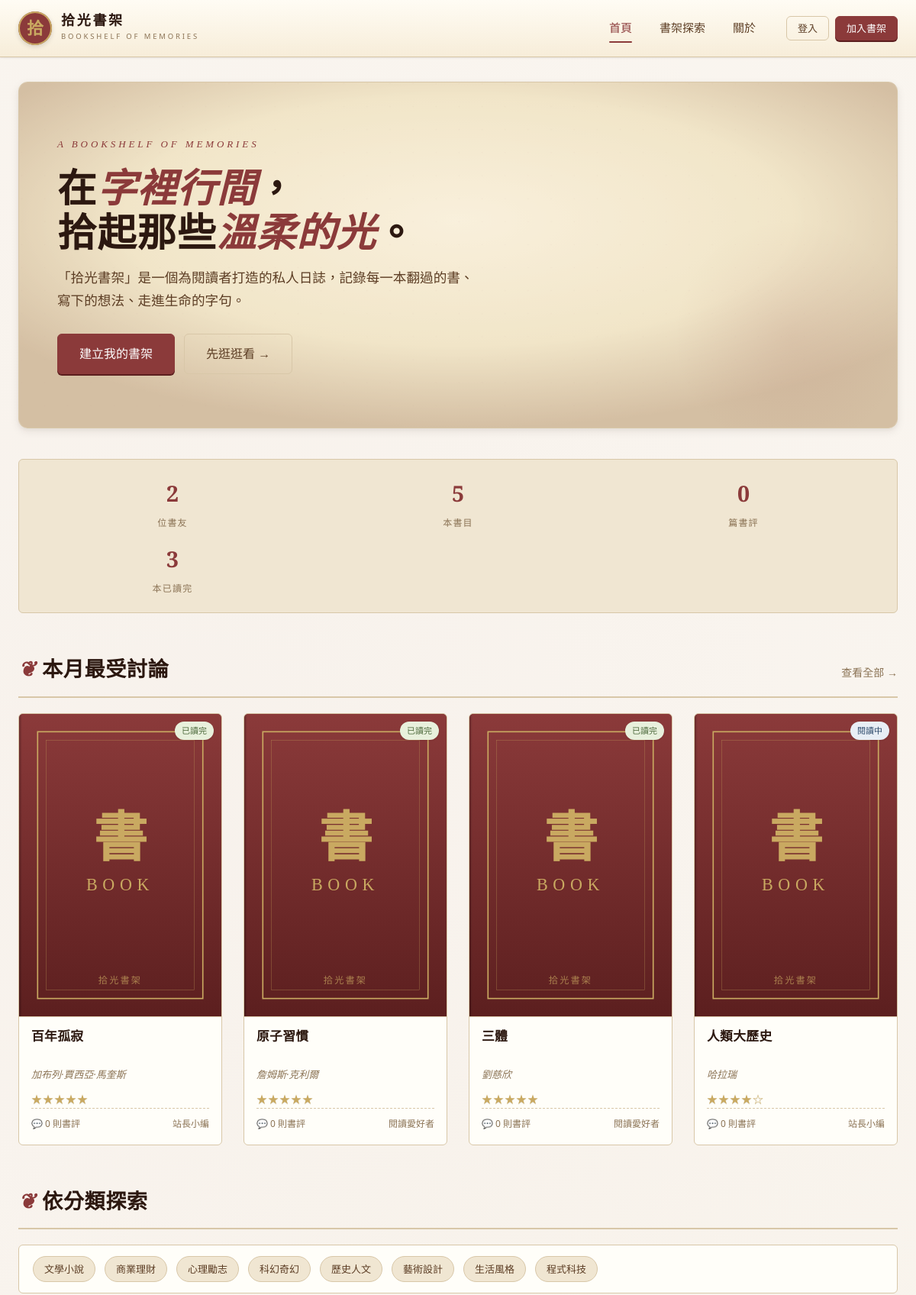
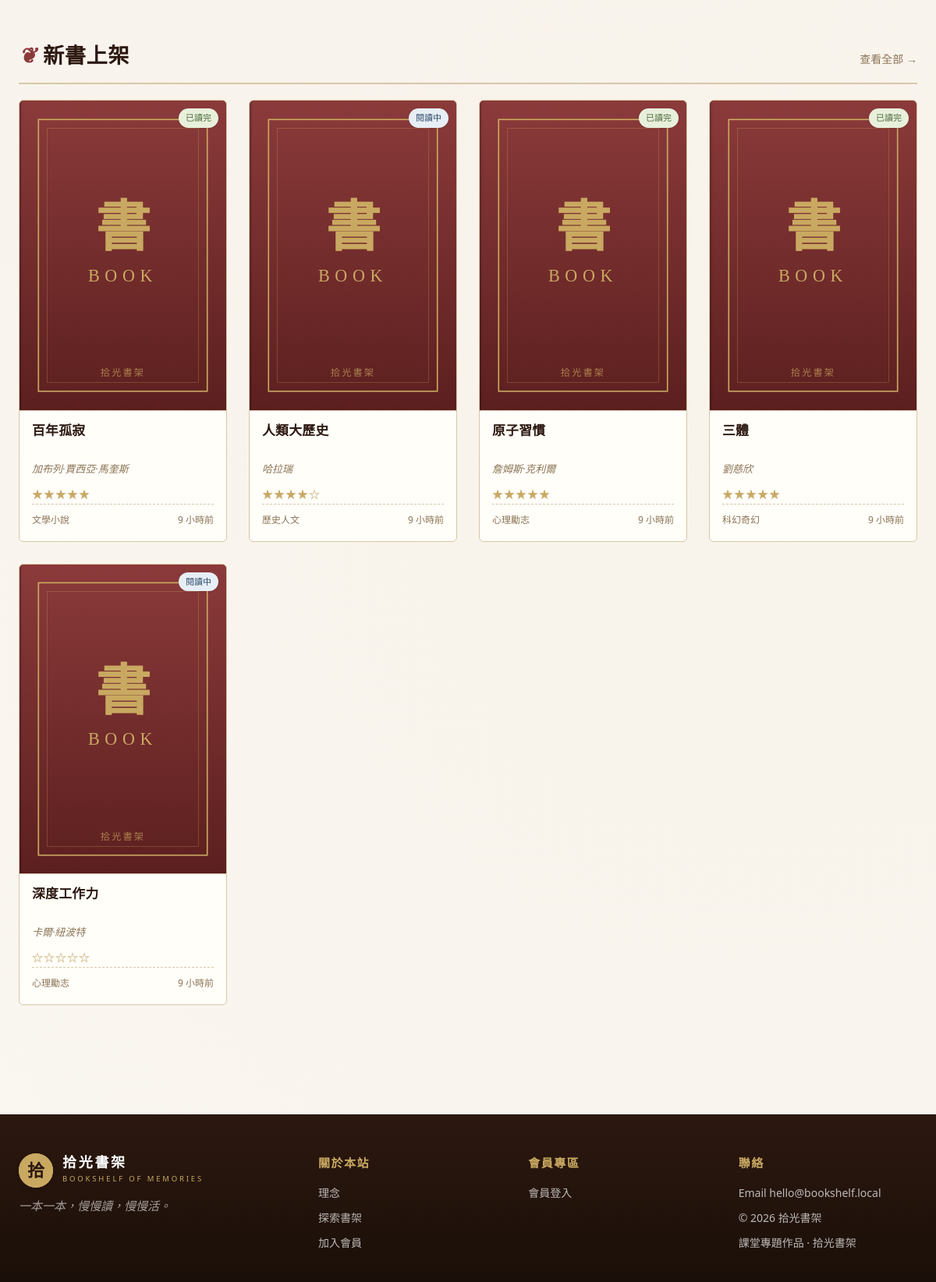
The page / on the database its author committed (2 pictures, top to bottom).
### tables this page shows
CREATE TABLE books (
    id            INT AUTO_INCREMENT PRIMARY KEY,
    user_id       INT          NOT NULL,
    title         VARCHAR(200) NOT NULL,
    author        VARCHAR(120) NOT NULL,
    isbn          VARCHAR(20)  DEFAULT NULL,
    cover_image   VARCHAR(255) DEFAULT NULL,
    description   TEXT         DEFAULT NULL,
    category_id   INT          DEFAULT NULL,
    status        ENUM('want','reading','finished') NOT NULL DEFAULT 'want',
    rating        TINYINT      DEFAULT NULL,         
    page_count    INT          DEFAULT NULL,
    published_year INT         DEFAULT NULL,
    publisher     VARCHAR(120) DEFAULT NULL,
    created_at    DATETIME     NOT NULL DEFAULT CURRENT_TIMESTAMP,
    updated_at    DATETIME     NOT NULL DEFAULT CURRENT_TIMESTAMP ON UPDATE CURRENT_TIMESTAMP,
    FOREIGN KEY (user_id)     REFERENCES users(id)      ON DELETE CASCADE,
    FOREIGN KEY (category_id) REFERENCES categories(id) ON DELETE SET NULL
);

CREATE TABLE users (
    id            INT AUTO_INCREMENT PRIMARY KEY,
    username      VARCHAR(50)  NOT NULL UNIQUE,
    email         VARCHAR(120) NOT NULL UNIQUE,
    password_hash VARCHAR(255) NOT NULL,
    display_name  VARCHAR(80)  NOT NULL,
    avatar        VARCHAR(255) DEFAULT NULL,
    bio           TEXT         DEFAULT NULL,
    role          ENUM('user','admin') NOT NULL DEFAULT 'user',
    status        ENUM('active','banned') NOT NULL DEFAULT 'active',
    created_at    DATETIME     NOT NULL DEFAULT CURRENT_TIMESTAMP
);

CREATE TABLE categories (
    id   INT AUTO_INCREMENT PRIMARY KEY,
    name VARCHAR(50) NOT NULL UNIQUE,
    slug VARCHAR(50) NOT NULL UNIQUE
);

### includes/db.php (called while the page is built, shortened)
<?php
function db(): PDO
{
    static $pdo = null;
    if ($pdo === null) {
        $dsn = sprintf('mysql:host=%s;dbname=%s;charset=%s', DB_HOST, DB_NAME, DB_CHARSET);
        try {
            $pdo = new PDO($dsn, DB_USER, DB_PASS, [
                PDO::ATTR_ERRMODE            => PDO::ERRMODE_EXCEPTION,
                PDO::ATTR_DEFAULT_FETCH_MODE => PDO::FETCH_ASSOC,
                PDO::ATTR_EMULATE_PREPARES   => false,
            ]);
        } catch (PDOException $e) {
            http_response_code(500);
            die('<h2>資料庫連線失敗</h2><pre>' . htmlspecialchars($e->getMessage()) . '</pre>');
        }
    }
    return $pdo;
}

### index.php (the view, shortened to what this page needs)
<?php
require_once __DIR__ . '/includes/functions.php';
$stats = db()->query("
    SELECT
        (SELECT COUNT(*) FROM users)             AS users,
        (SELECT COUNT(*) FROM books)             AS books,
        (SELECT COUNT(*) FROM reviews)           AS reviews,
        (SELECT COUNT(*) FROM books WHERE status='finished') AS finished
")->fetch();
$latest = db()->query("
    SELECT b.*, u.display_name, c.name AS cat_name
      FROM books b
      JOIN users u      ON u.id = b.user_id
 LEFT JOIN categories c ON c.id = b.category_id
  ORDER BY b.created_at DESC
     LIMIT 8
")->fetchAll();
$popular = db()->query("
    SELECT b.*, u.display_name, COUNT(r.id) AS rcnt
      FROM books b
      JOIN users u      ON u.id = b.user_id
 LEFT JOIN reviews r    ON r.book_id = b.id
  GROUP BY b.id
  ORDER BY rcnt DESC, b.rating DESC
     LIMIT 4
")->fetchAll();
$cats = db()->query("SELECT * FROM categories ORDER BY id LIMIT 8")->fetchAll();
require_once __DIR__ . '/includes/header.php';
?>
<section class="hero">
  <div class="hero-eyebrow">A BOOKSHELF OF MEMORIES</div>
  <h1>在<span class="accent">字裡行間</span>，<br>拾起那些<span class="accent">溫柔的光</span>。</h1>
  <p>「拾光書架」是一個為閱讀者打造的私人日誌，記錄每一本翻過的書、寫下的想法、走進生命的字句。</p>
  <div class="hero-actions">
    <?php if (!is_logged_in()): ?>
      <a href="register.php" class="btn btn-primary btn-lg">建立我的書架</a>
      <a href="bookshelf.php" class="btn btn-ghost btn-lg">先逛逛看 →</a>
    <?php else: ?>
      <a href="my_shelf.php" class="btn btn-primary btn-lg">回到我的書架</a>
      <a href="add_book.php" class="btn btn-gold btn-lg">＋ 新增一本書</a>
    <?php endif; ?>
  </div>
</section>
<div class="book-stat-grid" style="margin-bottom:50px;">
  <div class="book-stat"><span class="num"><?= (int)$stats['users'] ?></span><span class="lbl">位書友</span></div>
  <div class="book-stat"><span class="num"><?= (int)$stats['books'] ?></span><span class="lbl">本書目</span></div>
  <div class="book-stat"><span class="num"><?= (int)$stats['reviews'] ?></span><span class="lbl">篇書評</span></div>
  <div class="book-stat"><span class="num"><?= (int)$stats['finished'] ?></span><span class="lbl">本已讀完</span></div>
</div>
<div class="section-title">
  <h2>本月最受討論</h2>
  <a href="bookshelf.php?sort=popular" class="more">查看全部 →</a>
</div>
<div class="book-grid" style="margin-bottom:50px;">
  <?php foreach ($popular as $b): ?>
    <article class="book-card">
      <a href="book_detail.php?id=<?= (int)$b['id'] ?>" class="book-cover">
        <span class="book-status <?= e($b['status']) ?>"><?= e(status_label($b['status'])) ?></span>
        <?php if ($b['cover_image']): ?>
          <img src="<?= e($b['cover_image']) ?>" alt="<?= e($b['title']) ?>">
        <?php else: ?>
          <img src="assets/images/default_cover.svg" alt="預設封面">
        <?php endif; ?>
      </a>
      <div class="book-body">
        <h3 class="book-title"><a href="book_detail.php?id=<?= (int)$b['id'] ?>"><?= e($b['title']) ?></a></h3>
        <p class="book-author"><?= e($b['author']) ?></p>
        <?= render_stars($b['rating']) ?>
        <div class="book-meta">
          <span>💬 <?= (int)$b['rcnt'] ?> 則書評</span>
          <span><?= e($b['display_name']) ?></span>
        </div>
      </div>
    </article>
  <?php endforeach; ?>
</div>
<div class="section-title"><h2>依分類探索</h2></div>
<div class="filter-bar" style="margin-bottom:50px;">
  <?php foreach ($cats as $c): ?>
    <a href="bookshelf.php?cat=<?= (int)$c['id'] ?>" class="chip"><?= e($c['name']) ?></a>
  <?php endforeach; ?>
</div>
<div class="section-title">
  <h2>新書上架</h2>
  <a href="bookshelf.php" class="more">查看全部 →</a>
</div>
<?php if (!$latest): ?>
  <div class="empty">
    <div class="empty-icon">📖</div>
    <h3>書架上還沒有書</h3>
    <p>成為第一個擺放書本的人吧！</p>
    <?php if (is_logged_in()): ?>
      <a href="add_book.php" class="btn btn-primary mt-2">新增一本書</a>
    <?php endif; ?>
  </div>
<?php else: ?>
  <div class="book-grid">
    <?php foreach ($latest as $b): ?>
      <article class="book-card">
        <a href="book_detail.php?id=<?= (int)$b['id'] ?>" class="book-cover">
          <span class="book-status <?= e($b['status']) ?>"><?= e(status_label($b['status'])) ?></span>
          <?php if ($b['cover_image']): ?>
            <img src="<?= e($b['cover_image']) ?>" alt="<?= e($b['title']) ?>">
          <?php else: ?>
            <img src="assets/images/default_cover.svg" alt="預設封面">
          <?php endif; ?>
        </a>
        <div class="book-body">
          <h3 class="book-title"><a href="book_detail.php?id=<?= (int)$b['id'] ?>"><?= e($b['title']) ?></a></h3>
          <p class="book-author"><?= e($b['author']) ?></p>
          <?= render_stars($b['rating']) ?>
          <div class="book-meta">
            <span><?= e($b['cat_name'] ?? '未分類') ?></span>
            <span title="<?= e($b['created_at']) ?>"><?= e(time_ago($b['created_at'])) ?></span>
          </div>
        </div>
      </article>
    <?php endforeach; ?>
  </div>
<?php endif; ?>
<?php require_once __DIR__ . '/includes/footer.php'; ?>

### includes/header.php (shortened to what this page needs)
<?php
require_once __DIR__ . '/functions.php';
$current = basename($_SERVER['SCRIPT_NAME']);
?>
<!DOCTYPE html>
<html lang="zh-Hant">
<head>
<link rel="stylesheet" href="assets/css/style.css">
</head>
<body>
<header class="site-header">
  <div class="container header-inner">
    <a href="index.php" class="brand">
      <span class="brand-mark">拾</span>
      <span class="brand-text">
        <strong>拾光書架</strong>
        <small>BOOKSHELF OF MEMORIES</small>
      </span>
    </a>
    <nav class="site-nav" id="siteNav">
      <a href="index.php"      class="<?= $current==='index.php'?'active':'' ?>">首頁</a>
      <a href="bookshelf.php"  class="<?= $current==='bookshelf.php'?'active':'' ?>">書架探索</a>
      <a href="about.php"      class="<?= $current==='about.php'?'active':'' ?>">關於</a>
    </nav>
    <div class="user-area">
      <?php if ($u = current_user()): ?>
        <a href="profile.php" class="user-chip" title="我的檔案">
          <span class="avatar-sm" style="background-image:url('<?= e($u['avatar'] ?: 'assets/images/default_avatar.svg') ?>')"></span>
          <span class="user-name"><?= e($u['display_name']) ?></span>
          <?php if ($u['role']==='admin'): ?><span class="badge badge-admin">ADMIN</span><?php endif; ?>
        </a>
        <?php if (is_admin()): ?>
          <a href="admin/index.php" class="btn btn-ghost btn-sm">後台</a>
        <?php endif; ?>
        <a href="logout.php" class="btn btn-ghost btn-sm">登出</a>
      <?php else: ?>
        <a href="login.php" class="btn btn-ghost btn-sm">登入</a>
        <a href="register.php" class="btn btn-primary btn-sm">加入書架</a>
      <?php endif; ?>
    </div>
  </div>
</header>
<main class="site-main">
  <div class="container">

### includes/functions.php (shortened to what this page needs)
<?php
require_once __DIR__ . '/db.php';
function current_user(): ?array
{
    return $_SESSION['user'] ?? null;
}
function is_logged_in(): bool
{
    return !empty($_SESSION['user']);
}
function e(?string $s): string
{
    return htmlspecialchars($s ?? '', ENT_QUOTES, 'UTF-8');
}
function status_label(string $s): string
{
    return ['want'=>'想讀','reading'=>'閱讀中','finished'=>'已讀完'][$s] ?? $s;
}
function render_stars(?int $rating): string
{
    $rating = max(0, min(5, (int)$rating));
    $out = '<span class="stars" aria-label="' . $rating . ' 顆星">';
    for ($i = 1; $i <= 5; $i++) {
        $out .= $i <= $rating ? '★' : '☆';
    }
    $out .= '</span>';
    return $out;
}
function time_ago(?string $datetime): string
{
    $t = strtotime($datetime);
    $diff = time() - $t;
    if ($diff < 86400)   return floor($diff/3600) . ' 小時前';
    return date('Y-m-d', $t);
}

### includes/footer.php (shortened to what this page needs)
  </div>
</main>
<footer class="site-footer">
  <div class="container footer-grid">
    <div>
      <div class="brand brand-footer">
        <span class="brand-mark">拾</span>
        <span class="brand-text">
          <strong>拾光書架</strong>
          <small>BOOKSHELF OF MEMORIES</small>
        </span>
      </div>
      <p class="footer-tag"><?= e(SITE_TAG) ?></p>
    </div>
    <div>
      <h4>關於本站</h4>
      <ul>
        <li><a href="about.php">理念</a></li>
        <li><a href="bookshelf.php">探索書架</a></li>
        <li><a href="register.php">加入會員</a></li>
      </ul>
    </div>
    <div>
      <h4>會員專區</h4>
      <ul>
        <?php if (is_logged_in()): ?>
          <li><a href="my_shelf.php">我的書架</a></li>
          <li><a href="profile.php">編輯檔案</a></li>
          <li><a href="add_book.php">新增書本</a></li>
        <?php else: ?>
          <li><a href="login.php">會員登入</a></li>
        <?php endif; ?>
      </ul>
    </div>
    <div>
      <h4>聯絡</h4>
      <ul>
        <li>Email  hello@bookshelf.local</li>
        <li>© <?= date('Y') ?> 拾光書架</li>
        <li>課堂專題作品 · <?= e(SITE_NAME) ?></li>
      </ul>
    </div>
  </div>
</footer>
</body>
</html>

### rows shown on the page
books: status "已讀完", title "百年孤寂", author "加布列·賈西亞·馬奎斯", rating "★★★★★", rcnt "0", user.display_name "站長小編", category.name "文學小說", created_at "9 小時前"
books: status "已讀完", title "原子習慣", author "詹姆斯·克利爾", rating "★★★★★", rcnt "0", user.display_name "閱讀愛好者", category.name "心理勵志", created_at "9 小時前"
books: status "已讀完", title "三體", author "劉慈欣", rating "★★★★★", rcnt "0", user.display_name "閱讀愛好者", category.name "科幻奇幻", created_at "9 小時前"
books: status "閱讀中", title "人類大歷史", author "哈拉瑞", rating "★★★★☆", rcnt "0", user.display_name "站長小編", category.name "歷史人文", created_at "9 小時前"
categories: name "文學小說"
categories: name "商業理財"
categories: name "心理勵志"
categories: name "科幻奇幻"
categories: name "歷史人文"
categories: name "藝術設計"
categories: name "生活風格"
categories: name "程式科技"
books: status "閱讀中", title "深度工作力", author "卡爾·紐波特", rating "☆☆☆☆☆", category.name "心理勵志", created_at "9 小時前"

### other values the page prints
$stats['users'] "2"
$stats['books'] "5"
$stats['reviews'] "0"
$stats['finished'] "3"
SITE_TAG "一本一本，慢慢讀，慢慢活。"
SITE_NAME "拾光書架"
